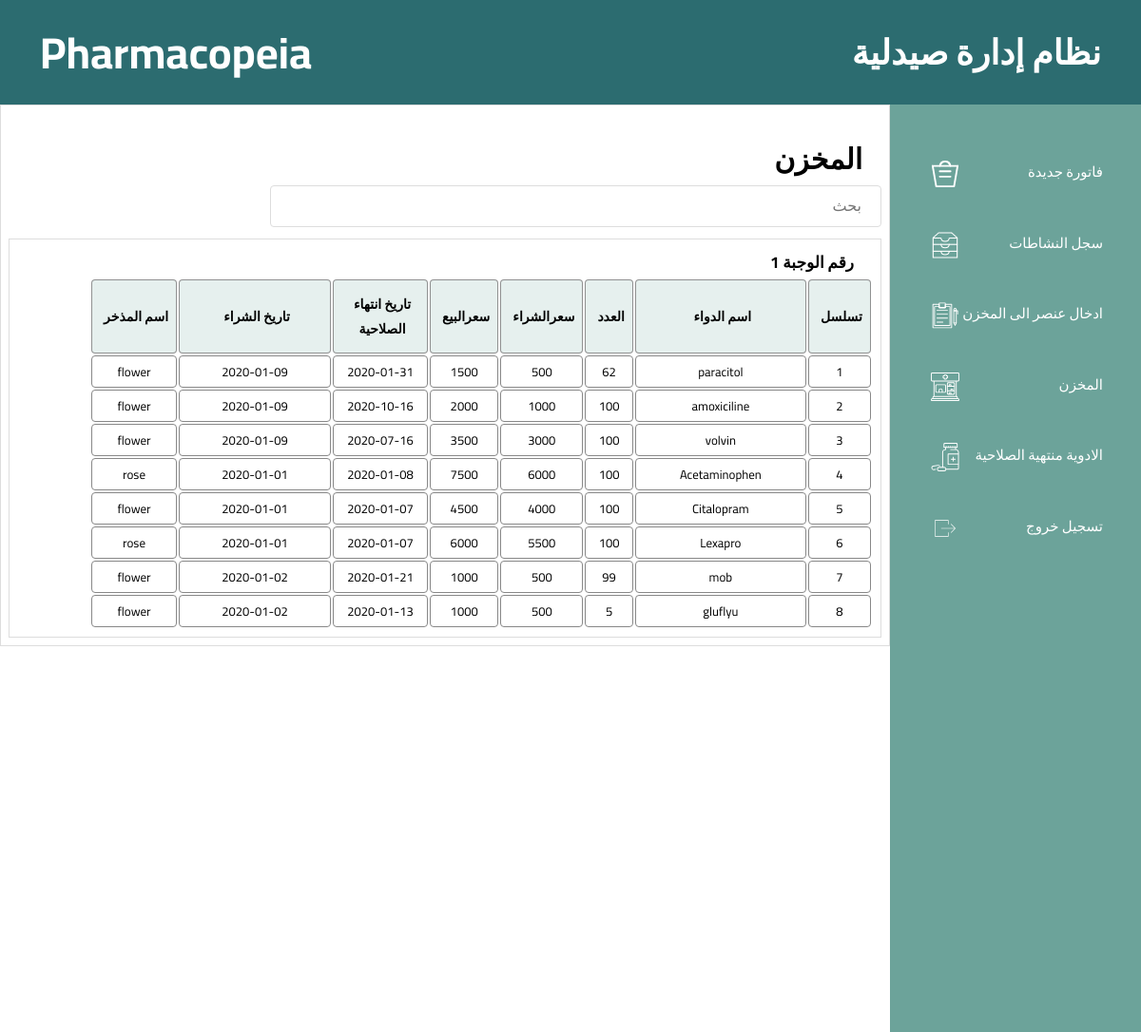
Page /inventory (signed in) on the committed database.
### tables this page shows
CREATE TABLE inventory (
	id INTEGER NOT NULL, 
	user_id INTEGER NOT NULL, 
	medicine VARCHAR(60) NOT NULL, 
	quantity INTEGER NOT NULL, 
	cost_price BIGINT NOT NULL, 
	sell_price BIGINT NOT NULL, 
	expire_date DATETIME NOT NULL, 
	buy_date DATETIME NOT NULL, 
	drugstore_name VARCHAR(20) NOT NULL, 
	no_of_goods INTEGER NOT NULL, 
	PRIMARY KEY (id)
);

### application.py (the view)
@app.route("/inventory")
@login_required
def inventory():
    no = []
    result = db.execute("SELECT * FROM inventory WHERE user_id = " + str(session["user_id"]))
    query = result.fetchall()
    goods = db.execute("SELECT no_of_goods FROM inventory WHERE user_id = " + str(session["user_id"]))
    n = goods.fetchall()
    for i in n:
        for r in i:
            if r not in no:
                no.append(r)
    print(no)
    return render_template('inventory.html', query=query, no=no)

### application.py (called while the page is built)
@app.after_request
def after_request(response):
    response.headers["Cache-Control"] = "no-cache, no-store, must-revalidate"
    response.headers["Expires"] = 0
    response.headers["Pragma"] = "no-cache"
    return response

### templates/inventory.html (shortened to what this page needs)
<!DOCTYPE html>
<html lang="ar" dir="rtl">
<head>
    <link rel="stylesheet" href="{{ url_for('static', filename='store.css') }}">    <link href="https://fonts.googleapis.com/css?family=Cairo|Roboto+Mono&display=swap" rel="stylesheet">
  </head>
<form action="/inventory" method="post">
  <body>
    <header>
      <div class="header1">
          <h1><span>نظام إدارة صيدلية</span></h1>
      </div>
      <div class="header2">
          <h1><span>Pharmacopeia</span></h1>
      </div>
  </header>
  <main>
    <div class="sidebar">
      <ul class="nav">
          <li><a  href="sales">
              <span>فاتورة جديدة</span>
          </a>
          </li>
          <li>
          <a href="activity">
              <span>سجل النشاطات</span>
          </a>
          </li>
          <li>
          <a  href="add_new_goods">
               <span>ادخال عنصر الى المخزن</span>
                   </a>
          </li>
          <li>
          <a class="active" href="inventory">
              <span>المخزن</span>
       </a>
      </li>
          <li>
          <a href="expire_date">
                  <span>الادوية منتهية الصلاحية</span>
           </a>
          </li>
          <li>
          <a  href="logout">
              <span>تسجيل خروج</span>
          </a>
          </li>
      </ul>
  </div>
<div class="main-content">
     <div class= "table">
        <h2>المخزن</h2>
        <input type="text" id="myInput" onkeyup="myFunction()" placeholder="بحث " title="بحث">
        <div class="table" id="myTable">
        {% for r in no %}
              <table>
                <thead>
                <h3><span>رقم الوجبة {{ r }}</span></h3>
                  <tr>
                    <th name="number">تسلسل</th>
                    <th onclick="sortTable(0)" name="medicine">اسم الدواء</th>
                    <th onclick="sortTable(1)" name="amount">العدد</th>
                    <th name="cost"> سعرالشراء</th>
                    <th name="price">سعرالبيع</th>
                    <th name="profit">تاريخ انتهاء الصلاحية </th>
                    <th name="expiration">تاريخ الشراء</th>
                    <th name="">اسم المذخر</th>
                    </tr>
                </thead>
                <tbody>
                    {% for row in query %}
                        {% if row[9] == r %}
                          <tr>
                            <td>{{ row[0] }}</td>
                            <td>{{ row[2] }}</td>
                            <td>{{ row[3] }}</td>
                            <td>{{ row[4] }}</td>
                            <td>{{ row[5] }}</td>
                            <td>{{ row[6] }}</td>
                            <td>{{ row[7] }}</td>
                            <td>{{ row[8] }}</td>
                          </tr>
                        {% endif %}
                    {% endfor %}
                </tbody>
              </table>
        {% endfor %}
  </div>
          </div>
   </div>
  </main>
        </body>
    </form>
</html>

### static/store.css (style rules this page uses)
*, *::after, *::before { margin: 0; padding: 0; -webkit-box-sizing: border-box; box-sizing: border-box; }
html { font-size: 62.5%; -webkit-box-sizing: inherit; box-sizing: inherit; }
body { font-size: inherit; overflow: scroll; font-family: 'Roboto Mono', monospace; font-family: 'Cairo', sans-serif; }
header { background-color: #2C6C70; padding: 1.2rem 2.2rem; color: #fff; display: -webkit-box; display: -ms-flexbox; display: flex; -webkit-box-pack: justify; -ms-flex-pack: justify; justify-content: space-between; -webkit-box-align: center; -ms-flex-align: center; align-items: center; }
header .header1 { font-size: 1.8rem; padding-right: 2rem; }
header .header2 { font-size: 2.3rem; padding-left: 2rem; }
main { display: -webkit-box; display: -ms-flexbox; display: flex; }
.sidebar { -webkit-box-flex: 1; -ms-flex: 1; flex: 1; background-color: #6CA39A; display: -webkit-box; display: -ms-flexbox; display: flex; -webkit-box-orient: vertical; -webkit-box-direction: normal; -ms-flex-direction: column; flex-direction: column; padding: 4rem 3rem 13rem 0; height: 122vh; }
.sidebar .nav { list-style: none; }
.sidebar .nav li { width: 90%; padding: .8rem 1rem; margin-bottom: .5rem; color: #fff; margin-left: auto; margin-right: auto; border-radius: 4px; cursor: pointer; -webkit-transition: all .3s; transition: all .3s; font-size: 1.5rem; display: inline-block; text-shadow: #888888; }
.sidebar .nav li span { float: right; padding-top: .8rem; color: #fff; }
.sidebar .nav li svg { width: 4rem; padding-left: 1rem; padding-top: 1rem; float: left; fill: white; }
.main-content { -webkit-box-flex: 4; -ms-flex: 4; flex: 4; height: 100vh; }
.main-content h2 { padding: 20px 20px 0 20px; font-size: 3rem; }
.main-content h3 span { padding: 20px 20px 20px 20px; font-size: 1.7rem; }
.table { border: 1px solid #ddd; padding: 8px; border-collapse: collapse; }
td:nth-child(1) { width: 2rem; }
td:nth-child(2) { width: 18rem; }
td:nth-child(3) { width: 2rem; }
td:nth-child(4) { width: 4rem; }
td:nth-child(5) { width: 4rem; }
td:nth-child(6) { width: 10rem; }
td:nth-child(7) { width: 16rem; }
.table th { padding-top: 12px; padding-bottom: 12px; padding-left: 12px; padding-right: 8px; text-align: center; background-color:#e6f0ee; color: black; font-size: 14px; font-weight: bold; border-collapse: collapse; border: 1px solid rgba(136, 136, 136, .9); border-radius: 4px; cursor: pointer; }
.table tr td { padding: 4px; text-align: center; background-color:white; border: 1px solid rgba(136, 136, 136, 1); border-collapse: collapse; font-size: 13px; border-radius: 4px; }
.table h2 { padding: 20px 20px 0 20px; font-size: 3rem; }
#myInput { background-image: src ('search.png'); background-position: 10px 12px; background-repeat: no-repeat; width: 70%; font-size: 16px; padding: 12px 20px 12px 40px; border: 1px solid #ddd; margin-bottom: 12px; border-radius: 4px; }

### rows in the picture
inventory: id "1", medicine "paracitol", quantity "62", cost_price "500", sell_price "1500", expire_date "2020-01-31", buy_date "2020-01-09", drugstore_name "flower"
inventory: id "2", medicine "amoxiciline", quantity "100", cost_price "1000", sell_price "2000", expire_date "2020-10-16", buy_date "2020-01-09", drugstore_name "flower"
inventory: id "3", medicine "volvin", quantity "100", cost_price "3000", sell_price "3500", expire_date "2020-07-16", buy_date "2020-01-09", drugstore_name "flower"
inventory: id "4", medicine "Acetaminophen", quantity "100", cost_price "6000", sell_price "7500", expire_date "2020-01-08", buy_date "2020-01-01", drugstore_name "rose"
inventory: id "5", medicine "Citalopram", quantity "100", cost_price "4000", sell_price "4500", expire_date "2020-01-07", buy_date "2020-01-01", drugstore_name "flower"
inventory: id "6", medicine "Lexapro", quantity "100", cost_price "5500", sell_price "6000", expire_date "2020-01-07", buy_date "2020-01-01", drugstore_name "rose"
inventory: id "7", medicine "mob", quantity "99", cost_price "500", sell_price "1000", expire_date "2020-01-21", buy_date "2020-01-02", drugstore_name "flower"
inventory: id "8", medicine "gluflyu", quantity "5", cost_price "500", sell_price "1000", expire_date "2020-01-13", buy_date "2020-01-02", drugstore_name "flower"

### other values in the picture
{{ r }} "1"
